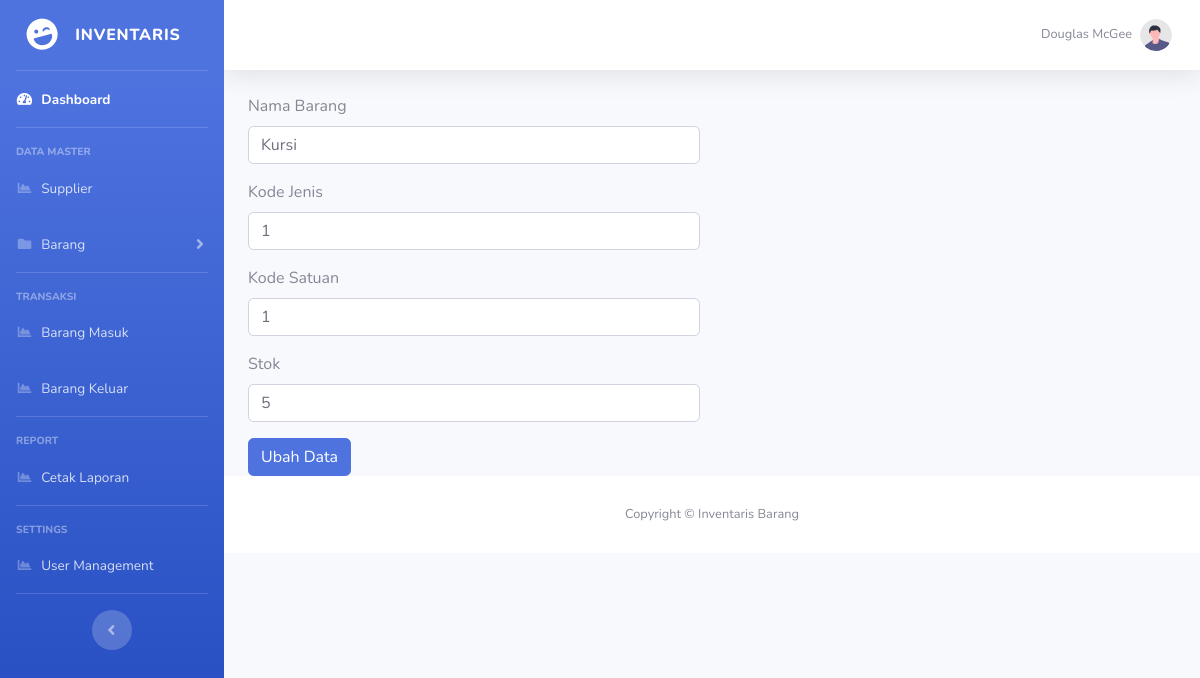
Screenshot of /Barang/ubah/BRG01 with the database file from the repository.
### tables this page shows
CREATE TABLE `barang` (
  `id_barang` char(7) NOT NULL,
  `nama_barang` varchar(255) NOT NULL,
  `stok` int(11) NOT NULL,
  `id_satuan` int(11) NOT NULL,
  `id_jenis` int(11) NOT NULL
);

### application/controllers/Barang.php (called while the page is built, shortened)
<?php
class Barang extends CI_Controller
{
    public function __construct()
    {
        $this->load->model('Barang_model');
        $this->load->library('form_validation');
    }
    public function ubah($id)
    {
        $data['judul'] = "Ubah Data Barang";
        $data['barang'] = $this->Barang_model->getBarangById($id);
        $this->form_validation->set_rules('id_barang', 'Kode Barang', 'required');
        $this->form_validation->set_rules('nama_barang', 'Nama Barang', 'required');
        $this->form_validation->set_rules('id_jenis', 'Kode Jenis', 'required|numeric');
        $this->form_validation->set_rules('id_satuan', 'Kode Satuan', 'required|numeric');
        $this->form_validation->set_rules('stok', 'Stok', 'required|numeric');
        if ($this->form_validation->run() == FALSE) {
            $this->load->view('templates/header', $data);
            $this->load->view('templates/sidebar');
            $this->load->view('templates/topbar');
            $this->load->view('barang/ubah', $data);
            $this->load->view('templates/footer');
        } else {
            $this->Barang_model->ubahDataBarang();
            $this->session->set_flashdata('flash', 'Diubah');
            redirect('http://localhost/inventaris/Barang');
        }
    }
}

### index.php (called while the page is built, shortened)
<?php
require_once BASEPATH.'core/CodeIgniter.php';

### application/models/Barang_model.php (called while the page is built, shortened)
<?php
class Barang_model extends CI_Model
{
    public function getBarangById($id)
    {
        return $this->db->get_where('barang', ['id_barang' => $id])->row_array();
    }
}

### application/views/barang/ubah.php (the view, shortened to what this page needs)
<div class="container">
    <div class="row mt-3">
        <div class="col-md-6">
            <form action="" method="post">
                <div class="mb-3">
                    <label for="nama_barang" class="form-label">Nama Barang</label>
                    <input type="text" class="form-control" name="nama_barang" id="nama_barang" value="<?= $barang['nama_barang']; ?>">
                </div>
                <div class="mb-3">
                    <label for="id_jenis" class="form-label">Kode Jenis</label>
                    <input type="text" class="form-control" name="id_jenis" id="id_jenis" value="<?= $barang['id_jenis']; ?>">
                </div>
                <div class="mb-3">
                    <label for="id_satuan" class="form-label">Kode Satuan</label>
                    <input type="text" class="form-control" name="id_satuan" id="id_satuan" value="<?= $barang['id_satuan']; ?>">
                </div>
                <div class="mb-3">
                    <label for="stok" class="form-label">Stok</label>
                    <input type="text" class="form-control" name="stok" id="stok" value="<?= $barang['stok']; ?>">
                </div>
                <button name="ubah" type="submit" class="btn btn-primary">Ubah Data</button>
            </form>
        </div>
    </div>
</div>

### rows the page displays
barang: nama_barang "Kursi", id_jenis "1", id_satuan "1", stok "5"
